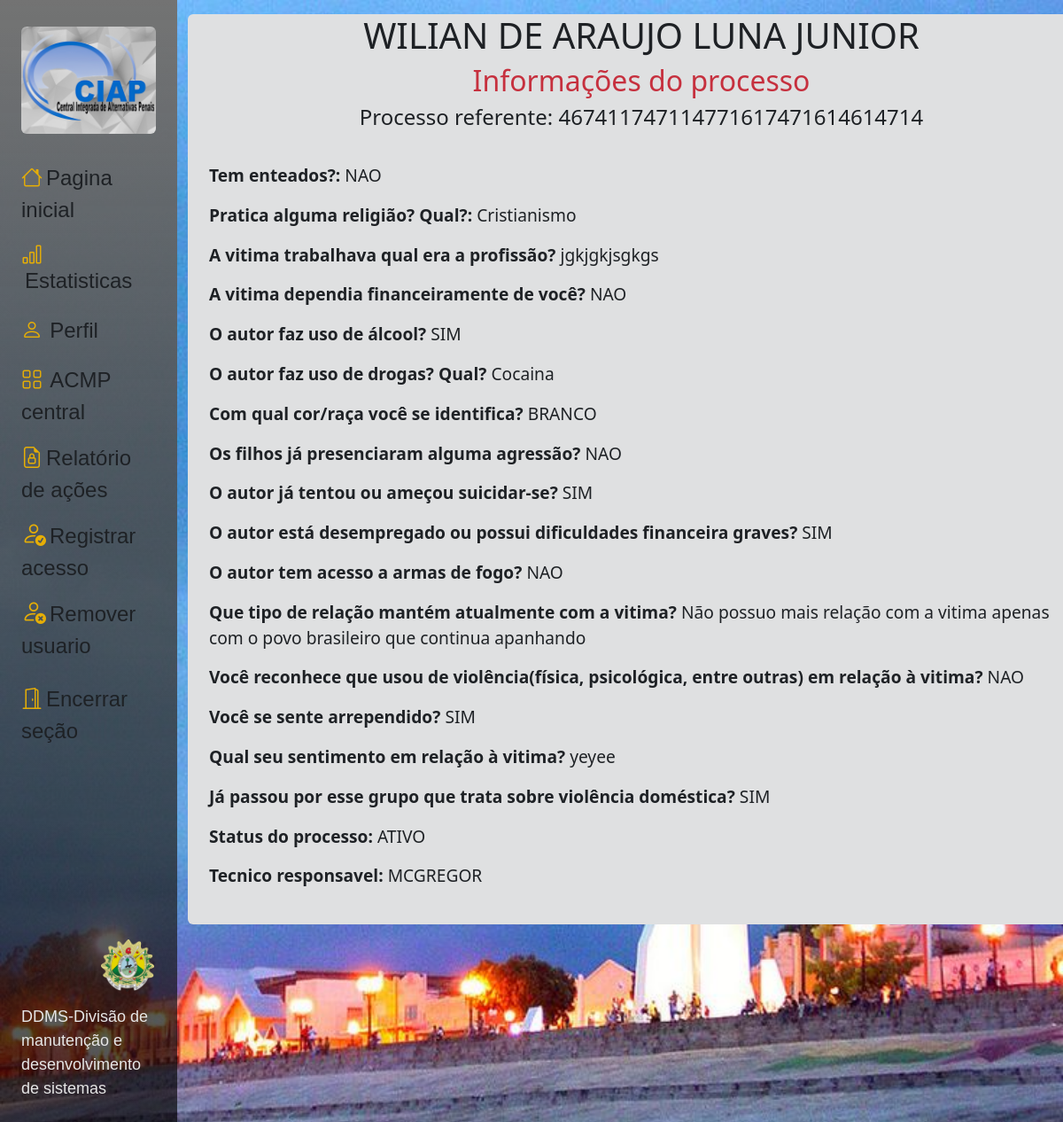
The page /base/busca/process_info/467411747114771617471614614714/ (signed in) on the database as committed earlier.
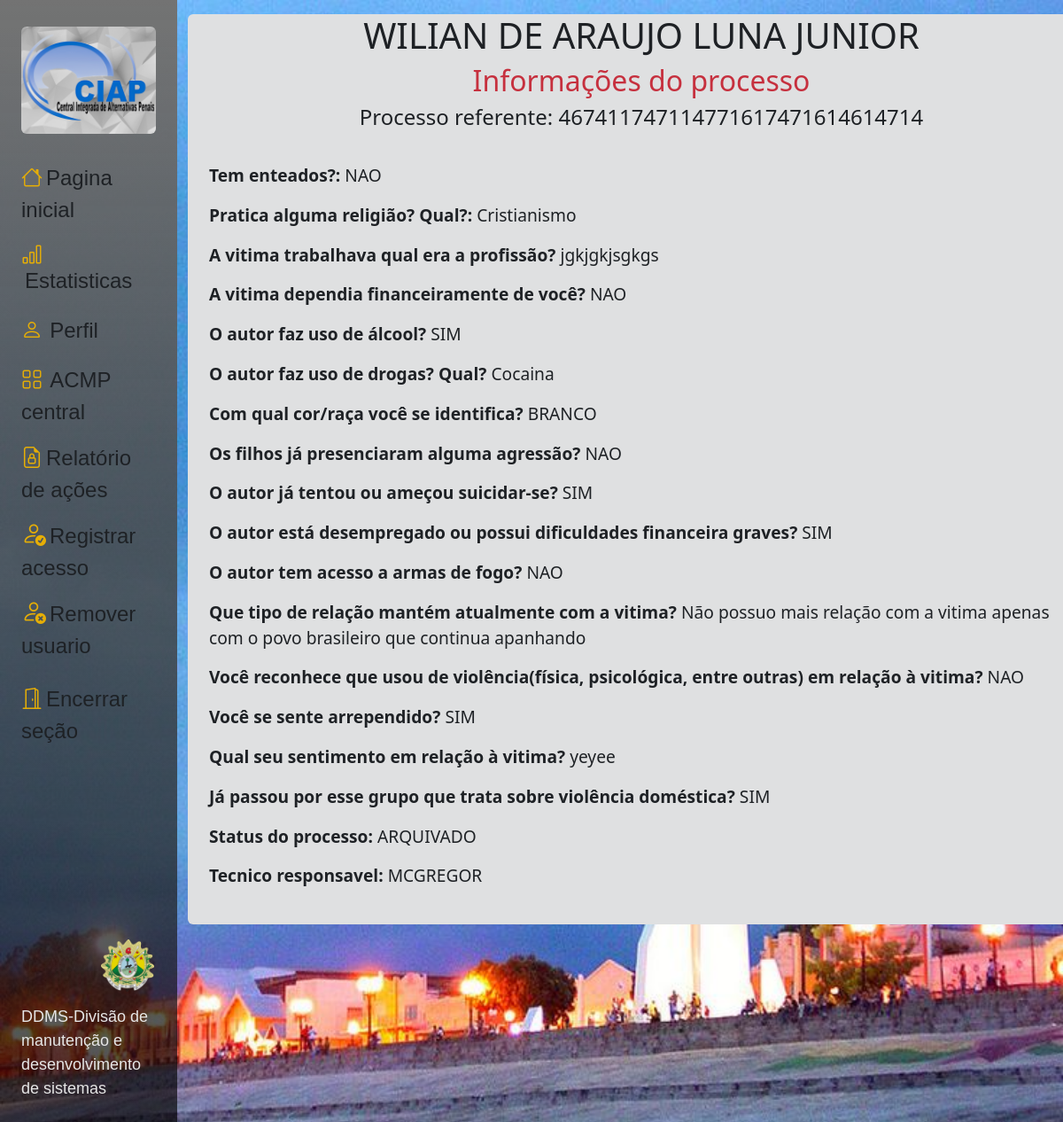
The same page on the database as committed later.
### core/models.py (models this page shows, shortened)
class Cidadao(models.Model):
    unidade = models.CharField(
                        choices=c_unidade,
                        max_length=15,
                        null=False,
                        blank=False,
                        default='Não informado',
                        )
    cpf = models.CharField(max_length=11, primary_key=True, verbose_name='Cpf:', unique=True)
    nome = models.CharField(max_length=80, verbose_name='Nome completo:')
    nome_social = models.CharField(max_length=80, blank=True, null=True, verbose_name='Nome social:', default='Não definido')
    endereco = models.CharField(max_length=80, verbose_name='Endereço:')
    moradia_situacao = models.CharField(
                        max_length=15,
                        choices=c_moradia_situacao,
                        verbose_name='Situação de moradia, tipo de ocupação:',
                        blank=True,
                        null=True
                    )
    moradia_tipo = models.CharField(
                        max_length=9,
                        choices=c_moradia_tipo,
                        verbose_name='Tipo de moradia:',
                        blank=True,
                        null=True
                    )
    cidade = models.CharField(max_length=20, verbose_name='Cidade:')
    telefone = models.CharField(max_length=13, verbose_name='Telefone:')
    estado = models.CharField(
                    choices=c_estado,
                    verbose_name='Estado:',
                    max_length=19,
                    blank=False,
                    null=False,
                    default='Não informado',
                     )
    data_nascimento = models.DateField(blank=False, verbose_name='Data de Nascimento: Ex:(dia/mês/ano)')
    idade = models.CharField(max_length=2, verbose_name='Idade:')
    naturalidade = models.CharField(max_length=50, verbose_name='Naturalidade:')
    sexo = models.CharField(max_length=1, choices=c_sexo, blank=False,  null=False, verbose_name='Sexo:')
    mae = models.CharField(max_length=50, verbose_name='Nome da mãe:')
    estado_civil = models.CharField(choices=c_estado_civil,
                                    default='selecione',
                                    max_length=20)
    remuneracao = models.CharField(max_length=20, choices=c_remuneracao, default='Não informado', verbose_name='Remuneração:')
    renda_individual = models.CharField(max_length=50, choices=c_renda_invidual, null=True, blank=True)
    cor_raca = models.CharField(max_length=8, choices=c_raca_cor, verbose_name='Cor/Raça:', blank=False, null=False)
    escolaridade = models.CharField(
                                choices=c_escolaridade,
                                max_length=22,
                                default='selecione',
                                blank=False,
                                null=False,
                                    )
    data_entrada = models.DateField(auto_now_add=True)
    class Meta:
        indexes = [
            models.Index(fields=['nome']),
            models.Index(fields=['unidade']),
        ]

class ViolenDomest(models.Model):
    cidadao = models.ForeignKey(Cidadao, on_delete=models.CASCADE, to_field='cpf', related_name='form_violencia_domes')
    process_referente = models.CharField(max_length=30, blank=False, verbose_name='A qual processo isso se refere?', unique=True)
    status_process = models.CharField(
                                    default='NAO INFORMADO',
                                    choices=c_status_process,
                                    max_length=13,
                                    verbose_name='Status do processo'
                                    )
    data_form_viole = models.DateField(auto_now_add=True)
    enteados = models.CharField(
                                default='Selecione',
                                choices=c_sim_nao,
                                max_length=9,
                                verbose_name='Tem enteados?'
                                 )
    religiao = models.CharField(
                                blank=True,
                                null=True,
                                max_length=80,
                                verbose_name='Pratica alguma religião? Qual?'
                                )
    trab_vitima = models.CharField(max_length=80, blank=True, null=True, verbose_name='A vitima trabalhava qual era a profissão?')
    dependencia_fin = models.CharField(
                                        default='Selecione',
                                        choices=c_sim_nao,
                                        max_length=80,
                                        verbose_name='A vitima dependia financeiramente de você?'
                                        )
    autor_alcool = models.CharField(
                                    default='Selecione',
                                    choices=c_sim_nao,
                                    verbose_name='O autor faz uso de álcool?',
                                    max_length=9
                                    )
    uso_drogas_viole = models.CharField(
                                        max_length=80,
                                        blank= True,
                                        null=True,
                                        verbose_name='O autor faz uso de drogas? Qual?'
                                        )
    raça_ident = models.CharField(
                                    default='Selecione',
                                    choices=c_raca_cor,
                                    verbose_name='Com qual cor/raça você se identifica?',
                                    max_length=8
                                )
    filhos_agress = models.CharField(
                                    default='Selecione',
                                    choices=c_sim_nao,
                                    verbose_name='Os filhos já presenciaram alguma agressão?',
                                    max_length=9
                                    )
    ameacar_suicidio = models.CharField(
                                        default='Selecione',
                                        choices=c_sim_nao,
                                        verbose_name='O autor já tentou ou ameçou suicidar-se?',
                                        max_length=9
                                        )
    dificul_finan = models.CharField(
                                    default='Selecione',
                                    choices=c_sim_nao,
                                    verbose_name='O autor está desempregado ou possui dificuldades financeira graves?',
                                    max_length=9
                                    )
    acesso_armas = models.CharField(
                                    default='Selecione',
                                    choices=c_sim_nao,
                                    verbose_name='O autor tem acesso a armas de fogo?',
                                    max_length=9
                                    )
    relacao_vit = models.CharField(
                                    blank=True,
                                    null=True,
                                    verbose_name ='Que tipo de relação mantém atualmente com a vitima?',
                                    max_length=200
                                    )
    reconhe_violencia = models.CharField(
                                        default='Selecione',
                                        choices=c_sim_nao,
                                        verbose_name='Você reconhece que usou de violência(física, psicológica, entre outras) em relação à vitima?',
                                        max_length=9
                                        )
    arrepen = models.CharField(
                                default='Selecione',
                                choices=c_sim_nao,
                                verbose_name='Você se sente arrependido?',
                                max_length=9
                                )
    sentim_vitim = models.CharField(
                                    blank=True,
                                    null=True,
                                    verbose_name='Qual seu sentimento em relação à vitima?',
                                    max_length=300,
                                    )
    passagen_ant = models.CharField(
                                    default='Selecione',
                                    choices=c_sim_nao,
                                    verbose_name='Já passou por esse grupo que trata sobre violência doméstica?',
                                    max_length=9
                                    )
    tecnico_responsavel_vio = models.CharField(
                                            blank=False,
                                            null=False,
                                            verbose_name='Tecnico reponsavel:',
                                            max_length=80
                                            )

### core/views.py (the view)
# urls.py: path('base/busca/process_info/<str:process_referente>/', views.violen_info, name='violen_info'),
@login_required
def violen_info(request, process_referente):
    model = get_object_or_404(ViolenDomest, process_referente=process_referente)
    cidadao = model.cidadao
    processos = cidadao.form_violencia_domes.first()
    context = {
        'cidadao': cidadao,
        'processo': model,
        'processos': processos,
    }
    return render(request, 'commons/include/process_more.html', context)

### templates/commons/include/process_more.html (shortened to what this page needs)
{% extends 'commons/include/new_base.html' %}
{% load static %}
{% block content %}
        <div class="container bg-light rounded">
            <div class="container">
                <h1 class="text-center">{{ cidadao.nome }}</h1>
                <div class="section-title d-flex justify-content-center">
                    <h2 class="text-danger">Informações do processo</h2>
                </div>
                <div class="info-item">
                    <h4 class="d-flex justify-content-center">Processo referente: {{ processo.process_referente }} </h4>
                    <br>
                    <p><strong>Tem enteados?:</strong> {{ processo.enteados }}</p>
                    <p><strong>Pratica alguma religião? Qual?:</strong> {{ processo.religiao }}</p>
                    <p><strong>A vitima trabalhava qual era a profissão?</strong> {{ processo.trab_vitima }}</p>
                    <p><strong>A vitima dependia financeiramente de você?</strong> {{ processo.dependencia_fin }}</p>
                    <p><strong>O autor faz uso de álcool?</strong> {{ processo.autor_alcool }}</p>
                    <p><strong>O autor faz uso de drogas? Qual?</strong> {{ processo.uso_drogas_viole }}</p>
                    <p><strong>Com qual cor/raça você se identifica?</strong> {{ processo.raça_ident }}</p>
                    <p><strong>Os filhos já presenciaram alguma agressão?</strong> {{ processo.filhos_agress }}</p>
                    <p><strong>O autor já tentou ou ameçou suicidar-se?</strong> {{ processo.ameacar_suicidio }}</p>
                    <p><strong>O autor está desempregado ou possui dificuldades financeira graves?</strong> {{ processo.dificul_finan }}</p>
                    <p><strong>O autor tem acesso a armas de fogo?</strong> {{ processo.acesso_armas }}</p>
                    <p><strong>Que tipo de relação mantém atualmente com a vitima?</strong> {{ processo.relacao_vit }}</p>
                    <p><strong>Você reconhece que usou de violência(física, psicológica, entre outras) em relação à vitima?</strong> {{ processo.reconhe_violencia }}</p>
                    <p><strong>Você se sente arrependido?</strong> {{ processo.arrepen }}</p>
                    <p><strong>Qual seu sentimento em relação à vitima?</strong> {{ processo.sentim_vitim }}</p>
                    <p><strong>Já passou por esse grupo que trata sobre violência doméstica?</strong> {{ processo.passagen_ant }} </p>
                    <p><strong>Status do processo:</strong>  {{ processo.status_process }} </p>
                    <p><strong> Tecnico responsavel:</strong> {{ processo.tecnico_responsavel_vio }}</p>
                </div>
            </div>
            <br>
        </div>
{% endblock content %}

### templates/commons/include/new_base.html (shortened to what this page needs)
{% load static %}
<head>
    <link href="{% static 'css/bootstrap.min.css' %}" rel="stylesheet">
    <link rel="stylesheet" href="https://cdn.jsdelivr.net/npm/bootstrap-icons@1.7.2/font/bootstrap-icons.css">
    <link href="{% static 'css/base.css' %}" rel="stylesheet">
</head>
<body>
    <div class="container-fluid">
        <div class="row flex-nowrap">
            <div class="col-auto col-md-3 col-xl-2 px-sm-2 px-0 sidebar">
                <div class="d-flex flex-column align-items-center align-items-sm-start px-3 pt-2 text-white min-vh-100">
                    <h1 class="mt-3 ms-2 mb-2">CIAP</h1>
                    <img src="{% static 'img/ciap_img_new_fn.png' %}" class="img-fluid mb-4 rounded" alt="Logo">
                    <ul class="nav nav-pills flex-column mb-sm-auto mb-0 align-items-center align-items-sm-start" id="menu">
                        <li class="nav-item">
                            <a href="{% url 'base' %}" class="mb-1 nav-link align-middle px-0 text-dark">
                                <i class="fs-4 bi-house text-warning"></i><span class="botao ms-1 d-none d-sm-inline">Pagina inicial</span>
                            </a>
                        </li>
                        <li>
                            <a href="{% url 'estatisticas' %}" class="mb-1 nav-link px-0 align-middle text-dark">
                                <i class="fs-4 bi-bar-chart text-warning"></i> <span class="botao ms-1 d-none d-sm-inline">Estatisticas</span></a>
                        </li>
                        <li>
                            <a href="{% url 'perfil' %}" class="mb-1 nav-link px-0 align-middle text-dark">
                                <i class="fs-4 bi-person text-warning"></i> <span class="botao ms-1 d-none d-sm-inline">Perfil</span> </a>
                        </li>
                        <li>
                            <a href="#submenu3" data-bs-toggle="collapse" class=" mb-2 nav-link px-0 align-middle text-dark">
                                <i class="fs-4 bi-grid text-warning"></i> <span class="botao ms-1 d-none d-sm-inline">ACMP central</span></a>
                        </li>
                        <li>
                            <a href="{% url 'actions' %}" class="mb-3 px-0 align-middle text-decoration-none text-dark">
                                <i class="fs-4 bi-file-earmark-lock text-warning"></i><span class="botao ms-1 d-none d-sm-inline">Relatório de ações</span>
                        </li>
                        <li>
                            <a href="{% url 'register' %}" class="mb-3 px-0 align-middle text-decoration-none text-dark">
                                <i class="fs-3 bi-person-check text-warning"></i><span class="botao ms-1 d-none d-sm-inline">Registrar acesso</span>
                        </li>
                        <li>
                            <a href="{% url 'rem_user' %}" class="mb-3 px-0 align-middle text-decoration-none text-dark">
                                <i class="fs-3 bi bi-person-x text-warning"></i><span class="botao ms-1 d-none d-sm-inline">Remover usuario</span>
                        </li>
                        <li>
                            <a href="{% url 'logout' %}" class="nav-link px-0 align-middle text-dark">
                                <i class="fs-4 bi-door-open text-warning"></i><span class="botao ms-1 d-none d-sm-inline">Encerrar seção</span></a>
                        </li>
                    </ul>
                    <div>
                        <img src="{% static 'img/brasaoacre.png' %}" style="max-width: 60px; height: auto;" id="img_brasao">
                        <br>
                        <span class="text-dark text-white" style="font-size: large;">DDMS-Divisão de manutenção e desenvolvimento de sistemas</span>
                    </div>
                </div>
            </div>
            <div class="col py-3" style="overflow-y: scroll; height: 100vh;" id="scroll">
                    {% block content %}
                    {% endblock content %}
            </div>
        </div>
    </div>
</body>

Rows that differ between the two databases and show on the page:
changed ViolenDomest "NAO": status_process "ATIVO" → "ARQUIVADO"
